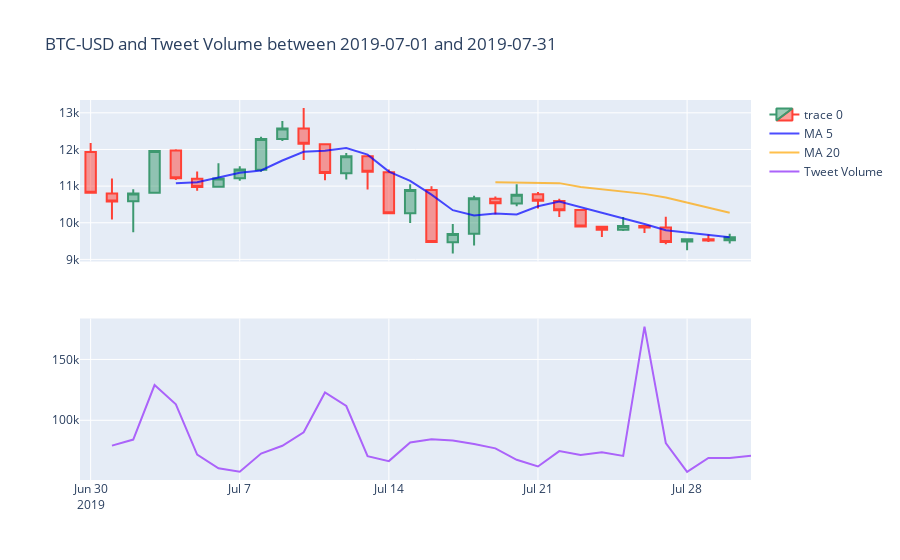

Notebook code for this chart:
### Code cell
fig = sub.make_subplots(rows=2, cols=1, shared_xaxes=True)
fig.add_trace(go.Candlestick(x=btc.index,
  open=btc['Open'],
  high=btc['High'],
  low=btc['Low'],
  close=btc['Close']))


# add moving averages to df
btc['MA20'] = btc['Close'].rolling(window=20).mean()
btc['MA5'] = btc['Close'].rolling(window=5).mean()

fig.add_trace(go.Scatter(x=btc.index, 
                         y=btc['MA5'], 
                         opacity=0.7, 
                         line=dict(color='blue', width=2), 
                         name='MA 5'))
fig.add_trace(go.Scatter(x=btc.index, 
                         y=btc['MA20'], 
                         opacity=0.7, 
                         line=dict(color='orange', width=2), 
                         name='MA 20'))

# remove rangeslider
fig.update_layout(xaxis_rangeslider_visible=False)
# add chart title 
fig.update_layout(title="BTC-USD and Tweet Volume between 2019-07-01 and 2019-07-31")

# Plot volume trace on 2nd row 
fig.add_trace(go.Scatter(x=tweet_date['Date'], 
                    y=tweet_date['Count'],
                    name='Tweet Volume'), row=2, col=1)

fig.show()
